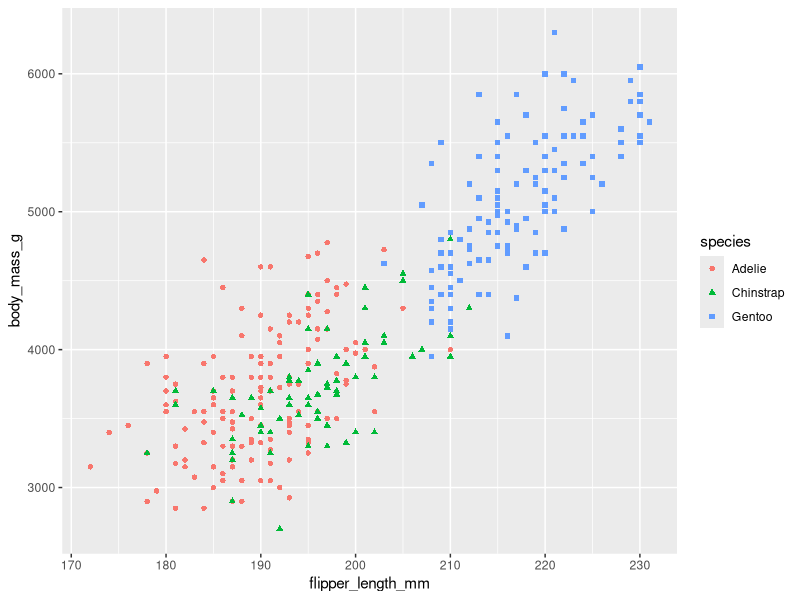
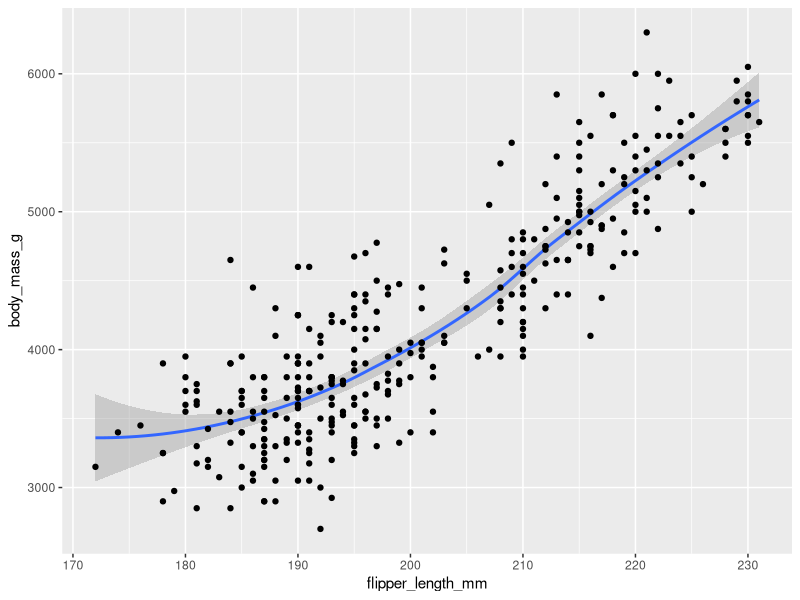
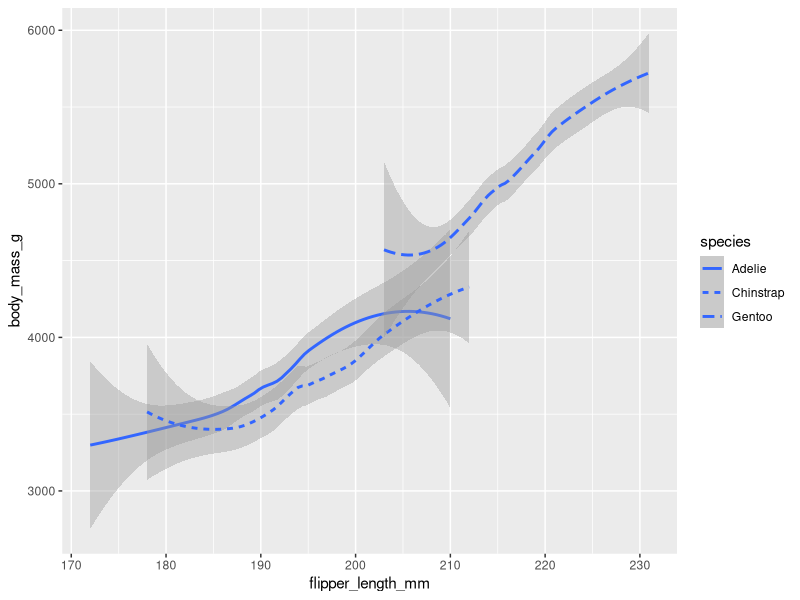
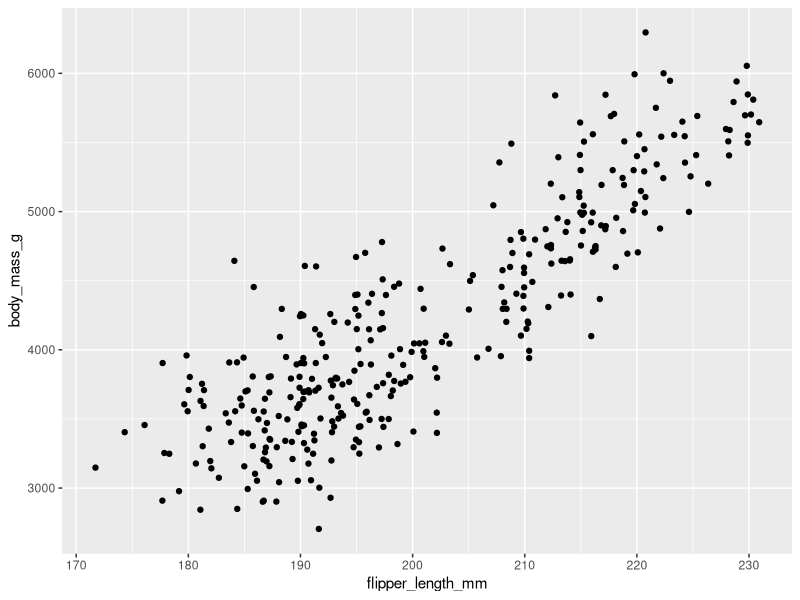

The R script that drew these images, in order:
library("ggplot2")
library("palmerpenguins")

ggplot(data = penguins) + geom_point(mapping = aes(x = flipper_length_mm, y = body_mass_g, shape = species,color = species ))

ggplot(data = penguins) + geom_smooth(mapping = aes(x = flipper_length_mm, y = body_mass_g))+ geom_point(mapping = aes(x = flipper_length_mm, y = body_mass_g ))

ggplot(data = penguins) + geom_smooth(mapping = aes(x = flipper_length_mm, y = body_mass_g, linetype = species ))

ggplot(data = penguins) + geom_jitter(mapping = aes(x = flipper_length_mm, y = body_mass_g ))
